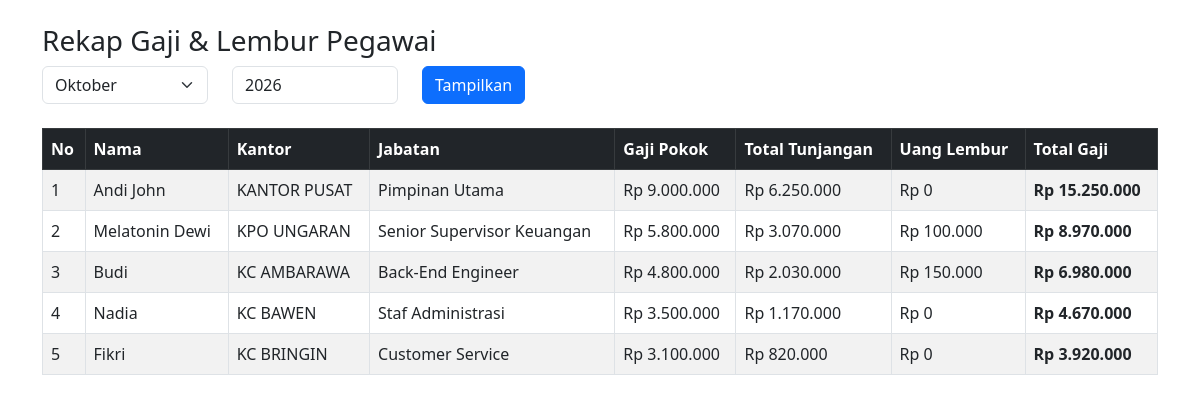
The app's page /rekap_lembur.php (signed in) with its own data.
### tables this page shows
CREATE TABLE `data_gaji` (
  `no` int(255) NOT NULL,
  `nip_pegawai` varchar(50) DEFAULT NULL,
  `nama_pegawai` varchar(255) NOT NULL,
  `kantor` varchar(255) NOT NULL,
  `jabatan_pegawai` varchar(255) NOT NULL,
  `gaji_pokok` int(255) NOT NULL,
  `tunjangan_keluarga` int(255) NOT NULL,
  `tunjangan_pangan` int(255) NOT NULL,
  `tunjangan_jabatan` int(255) NOT NULL,
  `tunjangan_keahliankhusus` int(255) NOT NULL,
  `tunjangan_operasional` int(255) NOT NULL,
  `jumlah` int(255) NOT NULL,
  `tunjangan_kesehatan` int(255) NOT NULL,
  `tunjangan_pph` int(255) NOT NULL,
  `tunjangan_lembur` int(255) NOT NULL,
  `jumlah_total` int(255) NOT NULL,
  `jam_terlambat` int(11) DEFAULT 0
);

### rekap_lembur.php (the view, shortened to what this page needs)
<?php
require 'function.php';
$bulan = isset($_GET['bulan']) ? $_GET['bulan'] : date('m');
$tahun = isset($_GET['tahun']) ? $_GET['tahun'] : date('Y');
$query = "
SELECT
    d.no,
    d.nama_pegawai,
    d.kantor,
    d.jabatan_pegawai,
    d.gaji_pokok,
    d.tunjangan_keluarga,
    d.tunjangan_pangan,
    d.tunjangan_jabatan,
    d.tunjangan_keahliankhusus,
    d.tunjangan_operasional,
    d.tunjangan_kesehatan,
    d.tunjangan_pph,
    d.tunjangan_lembur,
    (
        d.gaji_pokok +
        d.tunjangan_keluarga +
        d.tunjangan_pangan +
        d.tunjangan_jabatan +
        d.tunjangan_keahliankhusus +
        d.tunjangan_operasional +
        d.tunjangan_kesehatan +
        d.tunjangan_pph +
        d.tunjangan_lembur
    ) AS total_gaji
FROM data_gaji d
ORDER BY d.no ASC
";
$result = mysqli_query($conn, $query);
?>
<!DOCTYPE html>
<html lang="en">
<head>
    <link href="https://cdn.jsdelivr.net/npm/startbootstrap-sb-admin@7.0.7/dist/css/styles.css" rel="stylesheet" />
    <link href="https://cdn.jsdelivr.net/npm/bootstrap@5.3.0/dist/css/bootstrap.min.css" rel="stylesheet">
</head>
<body>
    <div class="container mt-4">
        <h3>Rekap Gaji & Lembur Pegawai</h3>
        <form method="GET" class="row mb-4">
            <div class="col-md-2">
                <select name="bulan" class="form-select">
                    <?php
                    $bulan_arr = [
                        '01' => 'Januari',
                        '02' => 'Februari',
                        '03' => 'Maret',
                        '04' => 'April',
                        '05' => 'Mei',
                        '06' => 'Juni',
                        '07' => 'Juli',
                        '08' => 'Agustus',
                        '09' => 'September',
                        '10' => 'Oktober',
                        '11' => 'November',
                        '12' => 'Desember'
                    ];
                    foreach ($bulan_arr as $key => $bl) {
                        $sel = ($key == $bulan) ? 'selected' : '';
                        echo "<option value='$key' $sel>$bl</option>";
                    }
                    ?>
                </select>
            </div>
            <div class="col-md-2">
                <input type="number" name="tahun" class="form-control" value="<?= $tahun ?>">
            </div>
            <div class="col-md-2">
                <button class="btn btn-primary">Tampilkan</button>
            </div>
        </form>
        <table class="table table-bordered table-striped">
            <thead class="table-dark">
                <tr>
                    <th>No</th>
                    <th>Nama</th>
                    <th>Kantor</th>
                    <th>Jabatan</th>
                    <th>Gaji Pokok</th>
                    <th>Total Tunjangan</th>
                    <th>Uang Lembur</th>
                    <th>Total Gaji</th>
                </tr>
            </thead>
            <tbody>
                <?php while ($d = mysqli_fetch_assoc($result)): ?>
                    <tr>
                        <td><?= $d['no'] ?></td>
                        <td><?= $d['nama_pegawai'] ?></td>
                        <td><?= $d['kantor'] ?></td>
                        <td><?= $d['jabatan_pegawai'] ?></td>
                        <td>Rp <?= number_format($d['gaji_pokok'], 0, ',', '.') ?></td>
                        <td>
                            Rp <?= number_format(
                                $d['tunjangan_keluarga'] +
                                $d['tunjangan_pangan'] +
                                $d['tunjangan_jabatan'] +
                                $d['tunjangan_keahliankhusus'] +
                                $d['tunjangan_operasional'] +
                                $d['tunjangan_kesehatan'] +
                                $d['tunjangan_pph'],
                                0,
                                ',',
                                '.'
                            ) ?>
                        </td>
                        <td>Rp <?= number_format($d['tunjangan_lembur'], 0, ',', '.') ?></td>
                        <td class="fw-bold">Rp <?= number_format($d['total_gaji'], 0, ',', '.') ?></td>
                    </tr>
                <?php endwhile; ?>
            </tbody>
        </table>
    </div>
</body>
</html>

### records on screen
data_gaji: no "1", nama_pegawai "Andi John", kantor "KANTOR PUSAT", jabatan_pegawai "Pimpinan Utama", gaji_pokok "9.000.000", tunjangan_keluarga+tunjangan_pangan+tunjangan_jabatan "6.250.000", tunjangan_lembur "0", total_gaji "15.250.000"
data_gaji: no "2", nama_pegawai "Melatonin Dewi", kantor "KPO UNGARAN", jabatan_pegawai "Senior Supervisor Keuangan", gaji_pokok "5.800.000", tunjangan_keluarga+tunjangan_pangan+tunjangan_jabatan "3.070.000", tunjangan_lembur "100.000", total_gaji "8.970.000"
data_gaji: no "3", nama_pegawai "Budi", kantor "KC AMBARAWA", jabatan_pegawai "Back-End Engineer", gaji_pokok "4.800.000", tunjangan_keluarga+tunjangan_pangan+tunjangan_jabatan "2.030.000", tunjangan_lembur "150.000", total_gaji "6.980.000"
data_gaji: no "4", nama_pegawai "Nadia", kantor "KC BAWEN", jabatan_pegawai "Staf Administrasi", gaji_pokok "3.500.000", tunjangan_keluarga+tunjangan_pangan+tunjangan_jabatan "1.170.000", tunjangan_lembur "0", total_gaji "4.670.000"
data_gaji: no "5", nama_pegawai "Fikri", kantor "KC BRINGIN", jabatan_pegawai "Customer Service", gaji_pokok "3.100.000", tunjangan_keluarga+tunjangan_pangan+tunjangan_jabatan "820.000", tunjangan_lembur "0", total_gaji "3.920.000"

### other values on screen
form field bulan "Oktober"
